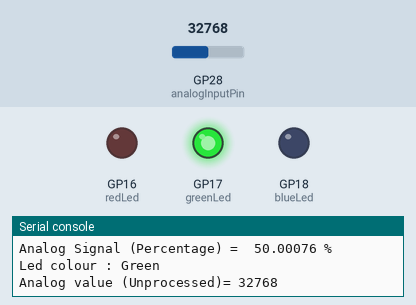
This program was run on a simulated Raspberry Pi Pico running MicroPython. Shown: output pins drawn as LEDs (lit = HIGH), the last lines printed to the serial console. The test bench sets the inputs (shaded band); at power-on: GP28 (analogInputPin) = 32768 (analog values on the 0–65535 scale).

Above: at 1.2 s.
1.3 s: GP28 (analogInputPin) set to 42096
2.8 s: GP28 (analogInputPin) set to 44016
At 4.0 s:
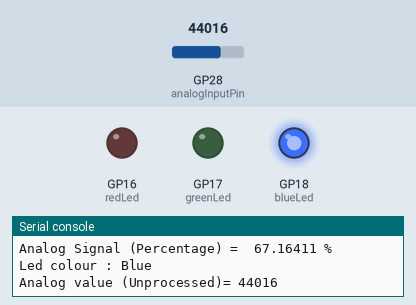
4.4 s: GP28 (analogInputPin) set to 19660
At 5.7 s:
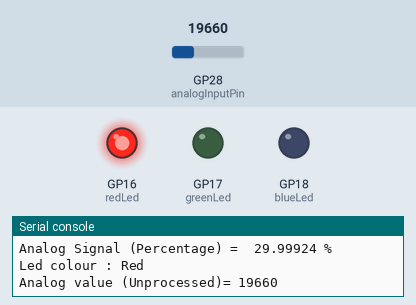
6.0 s: GP28 (analogInputPin) set to 21632
At 6.7 s:
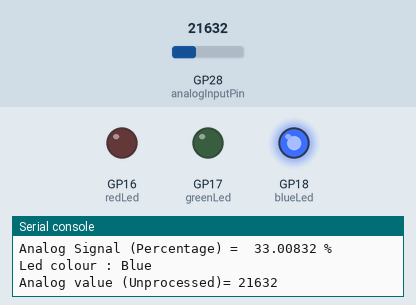
7.6 s: GP28 (analogInputPin) set to 32767
At 8.7 s:
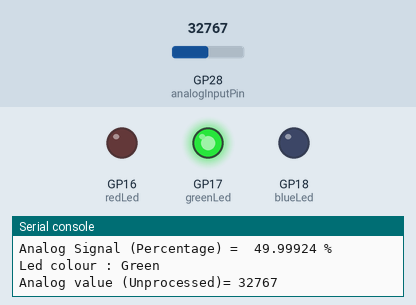
Timing chart, 0 to 10.2 s (numbered marks = the images above; inputs shaded):
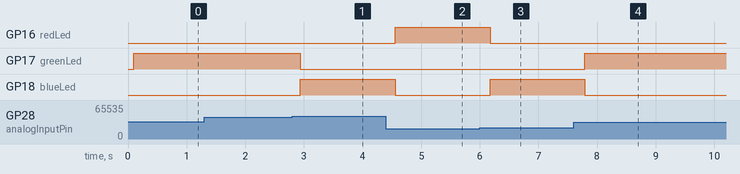

The program:

analogReadPWMout.py
```python
# importing the required libraries

from machine import Pin
from machine import ADC
import time


# declaration of pin objects

analogInputPin = ADC(28) # only one positional argument
                          # which is pin id


redLed = Pin(16,
            mode = Pin.OUT,
            value = 0)


greenLed = Pin(17,
            mode = Pin.OUT,
            value = 0)


blueLed = Pin(18,
            mode = Pin.OUT,
            value = 0)


# main logic of the program

while True:
    analogValue = ADC.read_u16(analogInputPin)
    print("Analog value (Unprocessed)= " + str(analogValue))

    time.sleep(0.1)# sleep is just for demonstration

    signal_percent = ( (analogValue * 100)/65535 )
    print("Analog Signal (Percentage) = ",signal_percent,"%")


    # different cases of digital output

    if signal_percent <= 33:
        redLed.value(1)
        greenLed.value(0)
        blueLed.value(0)
        print("Led colour : Red")


    elif signal_percent >= 34 and signal_percent <= 66 :
        redLed.value(0)
        greenLed.value(1)
        blueLed.value(0)
        print("Led colour : Green")


    else:
        redLed.value(0)
        greenLed.value(0)
        blueLed.value(1)
        print("Led colour : Blue")


        
```

Measured:
- the behaviour switches between 43248 and 43264 on GP28 (analogInputPin) (found by bisection; images 0 and 1)
- the behaviour switches between 21616 and 21632 on GP28 (analogInputPin) (found by bisection; images 2 and 3)
- after the input at 2.8 s, GP17 (greenLed): HIGH → LOW after 0.14 s; GP18 (blueLed): LOW → HIGH after 0.14 s
- after the input at 4.4 s, GP16 (redLed): LOW → HIGH after 0.16 s; GP18 (blueLed): HIGH → LOW after 0.16 s
- after the input at 6.0 s, GP16 (redLed): HIGH → LOW after 0.17 s; GP18 (blueLed): LOW → HIGH after 0.17 s
- after the input at 7.6 s, GP17 (greenLed): LOW → HIGH after 0.19 s; GP18 (blueLed): HIGH → LOW after 0.19 s
